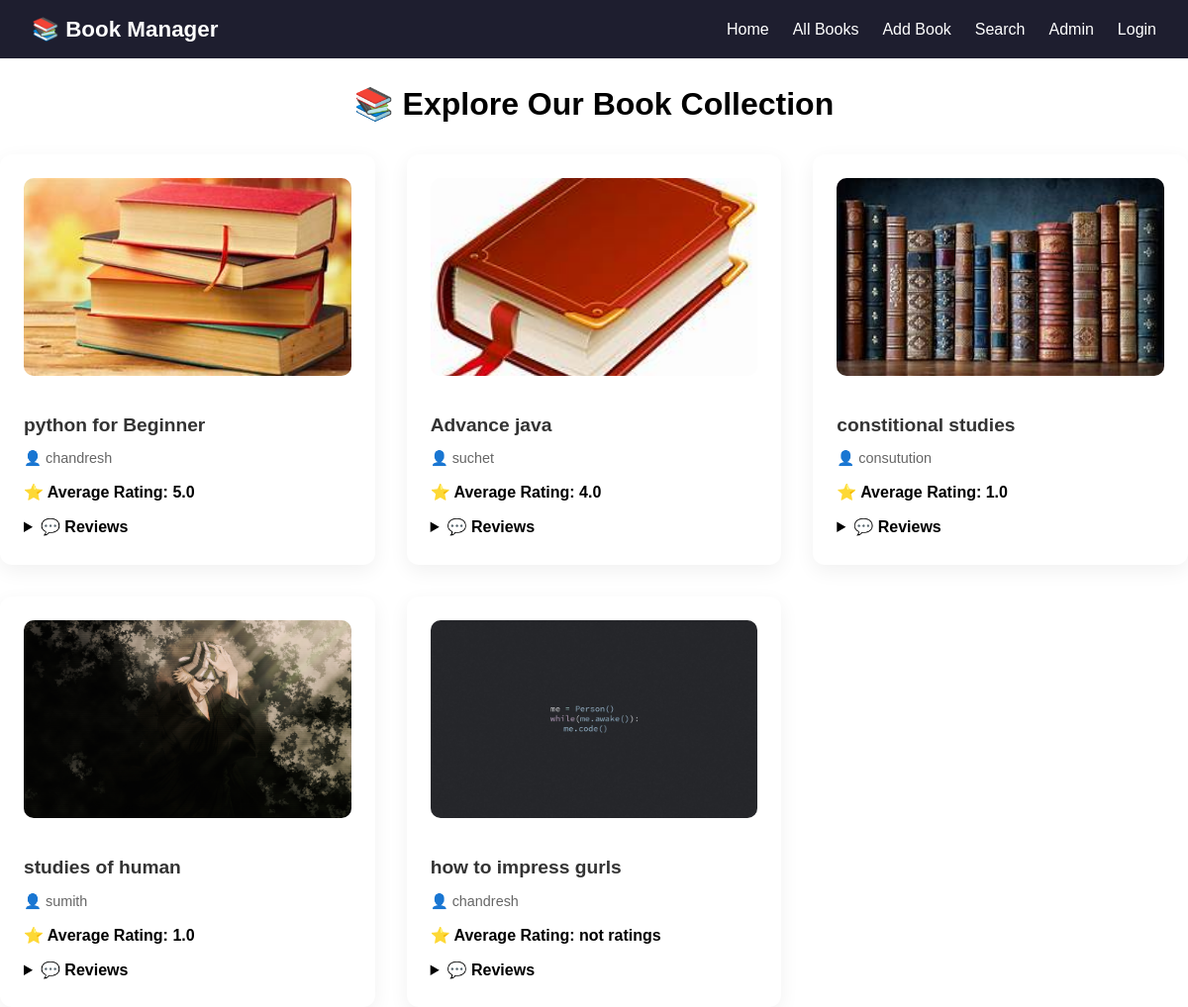
The page /books/home_page/ on the database its author committed.
### books/models.py (models this page shows, shortened)
class Book(models.Model):
   title=models.CharField(max_length=150)
   author=models.ForeignKey(Author,on_delete=models.CASCADE)
   image=models.ImageField(upload_to='media/',null=True,blank=True)

class Author(models.Model):
   name=models.CharField(max_length=150)

class Rating(models.Model):
    user = models.ForeignKey(User, on_delete=models.CASCADE)
    book = models.ForeignKey(Book, on_delete=models.CASCADE)
    stars = models.IntegerField(choices=[(i, i) for i in range(1, 6)])

### books/views.py (the view)
# urls.py: path('home_page/',views.Home_page,name='home_page')
def Home_page(request):
    item=Book.objects.all()
    review=Review.objects.all()
    rating=Rating.objects.all()
    author=Author.objects.all()
    return render(request,'home.html',{'item':item,'review':review,'rating':rating,'author':author})

### books/templatetags/custom_tags.py (called while the page is built)
@register.filter
def average(queryset):
    values=[obj.stars for obj in queryset if obj.stars is not None]
    if not values:
        return "no ratings"
    return round(sum(values)/len(values),1)

### books/templates/home.html (shortened to what this page needs)
{% extends "index.html" %}
{% load custom_tags %}
{% block content %}
<h2 style="text-align:center; font-size:2rem; margin-bottom:2rem;">📚 Explore Our Book Collection</h2>
<div class="book-grid">
    {% for book in item %}
    <div class="book-card">
        {% if book.image %}
        <img src="{{ book.image.url }}" alt="{{ book.title }}">
        {% endif %}
        <div class="book-info">
            <h3>{{ book.title }}</h3>
            <p class="author">👤 {{ book.author.name }}</p>
            <p class="rating">
           ⭐ Average Rating:
           {% with book.rating_set.all as ratings %}
           {% if ratings %}
           {{ratings|average}}
           {% else %}
           not ratings
           {% endif %}
           {% endwith %}
            </p>
            <details class="reviews">
                <summary>💬 Reviews</summary>
                </details>
                </div>
                </div>
               {% endfor %}
               </div>
              {% endblock %}

### templates/index.html (shortened to what this page needs)
{% load static %}
{% load custom_tags %}
<!DOCTYPE html>
<html lang="en">
<head>
    <link rel="stylesheet" href="{% static 'style.css' %}">
</head>
<body>
<nav class="navbar">
    <div class="logo">📚 Book Manager</div>
    <ul class="nav-links">
        <li><a href="#">Home</a></li>
        <li><a href="#">All Books</a></li>
        <li><a href="#">Add Book</a></li>
        <li><a href="#">Search</a></li>
        <li><a href="/admin/">Admin</a></li>
        <li><a href="#">Login</a></li>
    </ul>
</nav>
{% block content  %}
{% endblock content  %}
</body>
</html>

### static/style.css (style rules this page uses)
body { margin: 0; font-family: Arial, sans-serif; }
.navbar { background-color: #1e1e2f; color: #fff; display: flex; justify-content: space-between; padding: 1rem 2rem; align-items: center; }
.logo { font-size: 1.4rem; font-weight: bold; }
.nav-links { list-style: none; display: flex; gap: 1.5rem; margin: 0; }
.nav-links li a { color: #fff; text-decoration: none; font-weight: 500; transition: color 0.3s ease; }
.book-grid { display: grid; grid-template-columns: repeat(auto-fit, minmax(280px, 1fr)); gap: 2rem; }
.book-card { background: #fff; border-radius: 12px; box-shadow: 0 6px 20px rgba(0,0,0,0.06); padding: 1.5rem; transition: transform 0.2s ease; }
.book-card img { width: 100%; height: 200px; object-fit: cover; border-radius: 10px; margin-bottom: 1rem; }
.book-info h3 { font-size: 1.2rem; margin-bottom: 0.5rem; color: #333; }
.book-info .author { color: #666; font-size: 0.9rem; margin-bottom: 0.5rem; }
.rating { font-weight: bold; margin-bottom: 1rem; }
.reviews summary { cursor: pointer; font-weight: 600; margin-bottom: 0.3rem; }

### rows shown on the page
Book: image (picture), title "python for Beginner", author.name "chandresh", rating_set.all|average "5.0"
Book: image (picture), title "Advance java", author.name "suchet", rating_set.all|average "4.0"
Book: image (picture), title "constitional studies", author.name "consutution", rating_set.all|average "1.0"
Book: image (picture), title "studies of human", author.name "sumith", rating_set.all|average "1.0"
Book: image (picture), title "how to impress gurls", author.name "chandresh", shows "not ratings"
